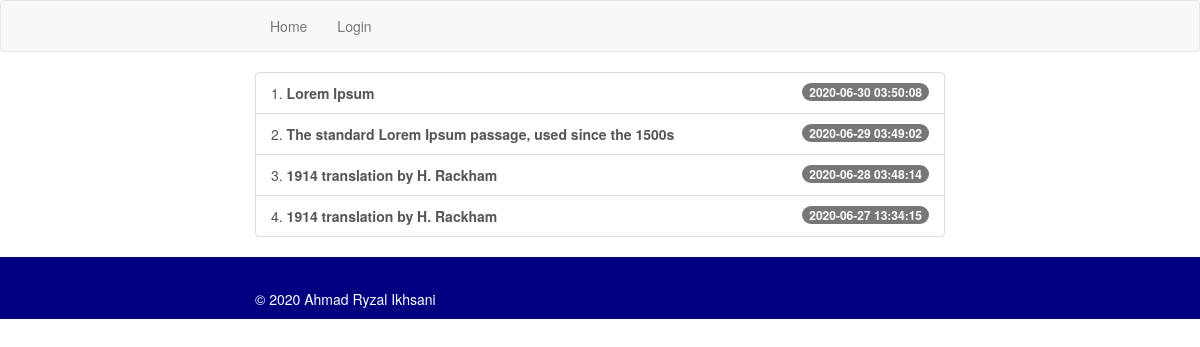
The page /daftar_isi.php on the database its author committed.
### tables this page shows
CREATE TABLE `artikel` (
  `id` int(11) NOT NULL,
  `judul` varchar(255) NOT NULL,
  `isi` text NOT NULL,
  `tanggal` timestamp NOT NULL DEFAULT CURRENT_TIMESTAMP,
  `penulis` varchar(128) NOT NULL
);

### daftar_isi.php (the view, shortened to what this page needs)
<?php include("konektor.php"); ?>
<!DOCTYPE html>
<html>
    <head>
        <link rel="stylesheet" href="bootstrap/css/bootstrap.css" />
        <link rel="stylesheet" href="bootstrap/css/style.css" />
        <link rel="stylesheet" href="font-awesome/css/font-awesome.css" />
    </head>
    <body>
        <nav class="navbar navbar-default"><?php include("menu.php"); ?></nav>
        <article>
            <div class="container wrap">
                <div class="row">
                    <div class="col-md-12">
                        <?php
                            $query = mysqli_query($koneksi, "SELECT * FROM artikel ORDER BY tanggal DESC");
                            $i = 1;
                            echo "<div class='list-group'>";
                            while($artikel = mysqli_fetch_array($query)){
                                echo "<a class='list-group-item' href='artikel.php?id=".$artikel['id']."'>$i. <b>".$artikel['judul']."</b><span class='badge'>".$artikel['tanggal']."</span></a>";
                                $i++;
                            }
                            echo "</div>";
                        ?>
                    </div>
                </div>
            </div>
        </article>
        <footer>
            <?php include("footer.php"); ?>
        </footer>
    </body>
</html>

### rows shown on the page
artikel: judul "Lorem Ipsum", tanggal "2020-06-30 03:50:08"
artikel: judul "The standard Lorem Ipsum passage, used since the 1500s", tanggal "2020-06-29 03:49:02"
artikel: judul "1914 translation by H. Rackham", tanggal "2020-06-28 03:48:14"
artikel: judul "1914 translation by H. Rackham", tanggal "2020-06-27 13:34:15"

### other values the page prints
Date("Y") "2020"
